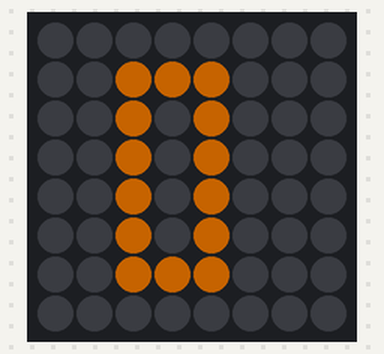
Bench run of a program on a simulated Raspberry Pi (BCM pin numbers) with a Sense HAT. Parts: the Sense HAT's 8×8 RGB LED matrix. Dim RGB values are drawn brighter than linear; random numbers come from a fixed seed.

Above: at 0.03 s.
At 0.49 s:
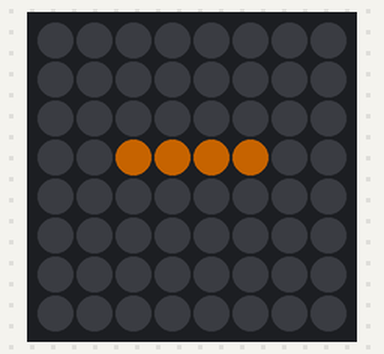
At 0.95 s:
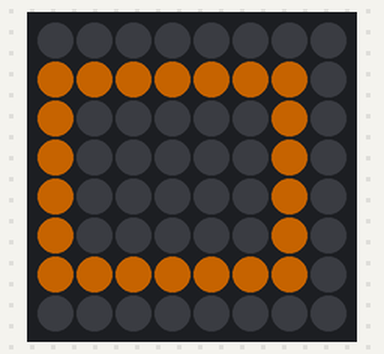

Measured:
- by itself, everything shown: repeats every 0.72 s, in 14 steps

The program:

rect_animated.py
```python
from sense_hat import SenseHat
from random import randint
from math import ceil
import time

sense = SenseHat()

def draw_rect(w, h):
    # find starting coordinate
    coord_x = 0
    coord_y = 0
    if w % 2 == 0:
        coord_x = int(4 - (w / 2))
    else:
        coord_x = 4 - ceil(w / 2)
    if h % 2 == 0:
        coord_y = int(4 - (h / 2))
    else:
        coord_y = 4 - ceil(h / 2)

    x = [100,50,0]
    o = [0, 0, 0]
    display = []
    for i in range(0, 64):
        row = i // 8;
        column = i % 8
        if row >= coord_y and row <= coord_y + h -1:
            if column == coord_x or column == coord_x + w-1:
                display.append(x)
                continue
        if column >= coord_x and column <= coord_x + w-1:
            if row == coord_y or row == coord_y + h -1:
                display.append(x)
                continue
        display.append(o)
    sense.set_pixels(display)

def determine_expansion_factor(length, curr_factor):
    if length == 8 or length == 8:
        return -1
    elif length == 1 or length == 1:
        return 1
    else:
        return curr_factor


width = randint(1,7)
height = randint(1,7)
factor_w = 1
factor_h = 1
counter = 1

while True:
    # leek me cooler om de twee dimensie apart van elkaar te laten varieren daarom twee factors
    factor_w = determine_expansion_factor(width, factor_w);
    factor_h = determine_expansion_factor(height, factor_h);
    width = width + factor_w
    height = height + factor_h
    draw_rect(width, height)
    time.sleep(0.05)
    counter += 1
```
